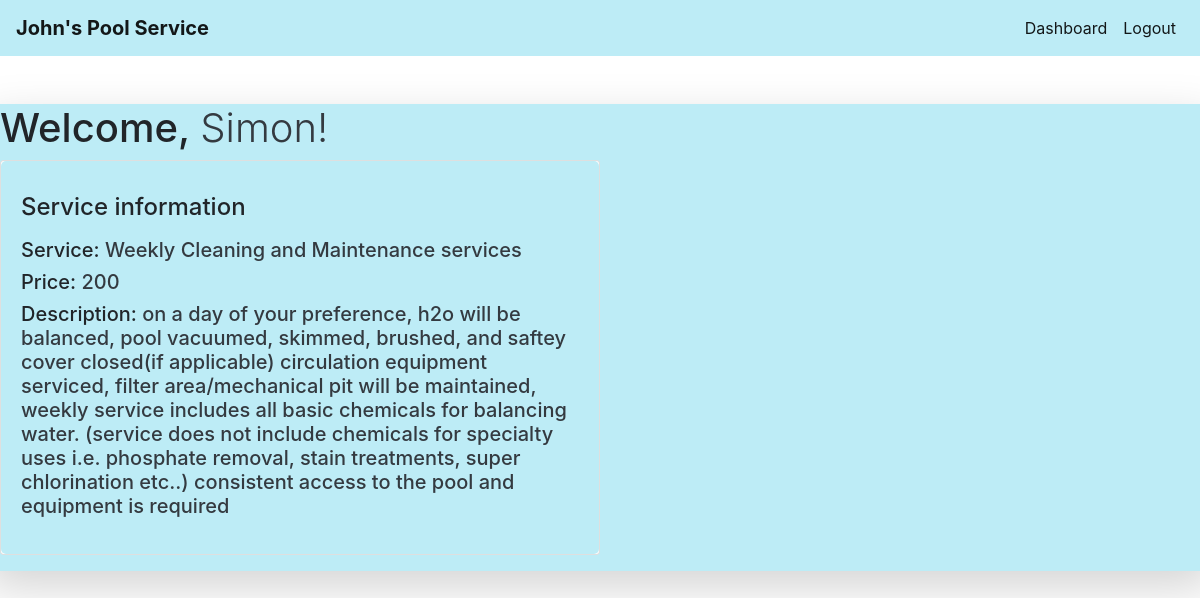
Screenshot of /review_order/8 (signed in) with the database file from the repository.
### pool_services_app/models.py (models this page shows)
class User(models.Model):
    first_name = models.CharField(max_length=30)
    last_name = models.CharField(max_length=30)
    address = models.CharField(max_length=100)
    city = models.CharField(max_length=20)
    zip_code = models.CharField(max_length=10)
    email = models.CharField(max_length=250)
    password = models.CharField(max_length=30)
    isManager = models.BooleanField(default = False)
    created_at = models.DateTimeField(auto_now_add=True)
    updated_at = models.DateTimeField(auto_now=True)
    objects = UserManager()

class Order(models.Model):
    service = models.ForeignKey(Service, related_name="orders", on_delete = models.CASCADE)
    client = models.ForeignKey(User, related_name="orders", on_delete = models.CASCADE)
    created_at = models.DateTimeField(auto_now_add=True)
    updated_at = models.DateTimeField(auto_now=True)

class Service(models.Model):
    service = models.CharField(max_length=250)
    price = models.IntegerField()
    description = models.TextField()
    client = models.ForeignKey(User, related_name="clients", on_delete = models.CASCADE)
    created_at = models.DateTimeField(auto_now_add=True)
    updated_at = models.DateTimeField(auto_now=True)

### pool_services_app/views.py (the view)
# urls.py: path('review_order/<int:id>',views.review_order),
def review_order(request, id):
        if 'userid' not in request.session:
            messages.error(request,'Please log in before continuing!')
            return redirect('/')
        context = {
            'logged_in' : User.objects.get(id=request.session['userid']),
            'the_order': Order.objects.get(id=id),
        }
        return render(request, 'review_order.html',context)

### pool_services_app/templates/review_order.html (shortened to what this page needs)
<!DOCTYPE html>
<html lang="en">
<head>
    <link
    rel="stylesheet"
    href="https://stackpath.bootstrapcdn.com/bootstrap/4.4.1/css/bootstrap.min.css"
crossorigin="anonymous"/>
</head>
<body>
    </head>
    <body class="background" >
        <nav class="navbar  navbar-expand-lg navbar  navbar navbar-light" style="background-color:rgb(173, 232, 244, .8); ">
            <a class="navbar-brand justify-content-lg-center "> <b> John's Pool Service</b></a>
            <div class="collapse navbar-collapse justify-content-lg-end" id="navbarNav">
            <ul class="navbar-nav ">
                <li class="nav-item active">
                <a class="nav-link" href="/dashboard">Dashboard<span class="sr-only">(current)</span></a>
                </li>
                <li class="nav-item active">
                <a class="nav-link" href="/logout">Logout</a>
                </li>
            </ul>
            </div>
    </nav>
    <div class="row shadow shadow-lg mt-5" style= 'background-color:rgb(173, 232, 244, .8);  border-radius: 5px;'>
        <div class="col form-group">
            <h1> Welcome, <span class='text-dark font-weight-light'>{{logged_in.first_name}}!</span></h1>
            <div class="card w-50">
                <div class="card-body" style= 'background-color:rgb(173, 232, 244, .8); border-radius: 5px;' >
                    <h5 class="card-title"><h4> Service information</h4></h5>
                    <p class="card-text">
                        <h5>Service: <span class='text-dark'>{{the_order.service.service}}</span></h5>
                        <h5>Price: <span class='text-dark'>{{the_order.service.price}}</span></h5>
                        <h5>Description: <span class = 'text-dark'>{{the_order.service.description}}</span></h5>
                    </p>
                </div>
            </div>
    </div>
    </div>
</body>
</html>

### pool_services_app/templates/review_order.html (style rules this page uses)
.background { background-image: url('/static/img/juan-carlos-rivera-DBjKoBnW6M8-unsplash.jpg'); background-position: center; background-repeat: no-repeat; background-size: cover; height: 1000px; }

### rows the page displays
User: first_name "Simon"
Order: service.service "Weekly Cleaning and Maintenance services", service.price "200", service.description "on a day of your preference, h2o will be balanced, pool vacuumed, skimmed, brushed, and saftey cover closed(if applicable) circulation equipment serviced, filter area/mechanical pit will be maintained, weekly service includes all basic chemicals for balancing water. (service does not include chemicals for specialty uses i.e. phosphate removal, stain treatments, super chlorination etc..) consistent access to the pool and equipment is required"
